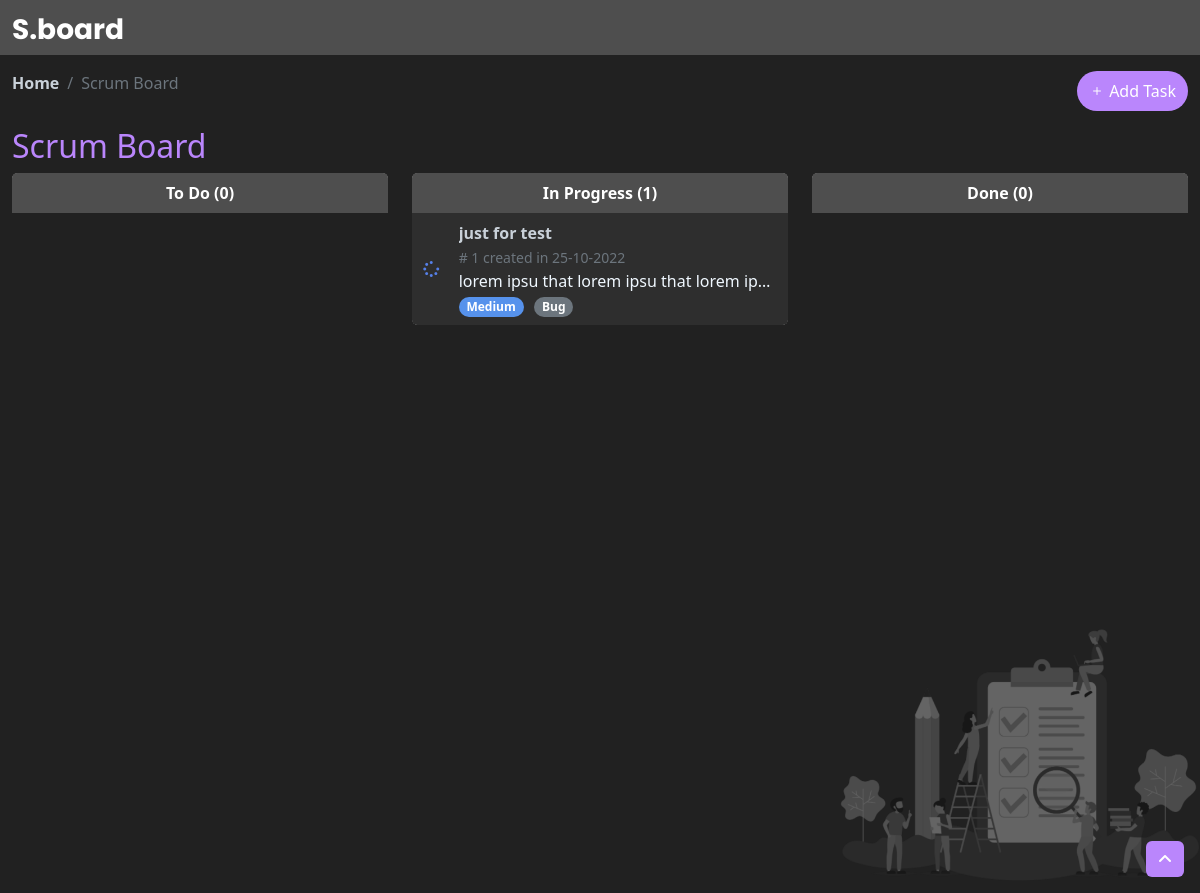
/, run on an earlier commit of the app's database.
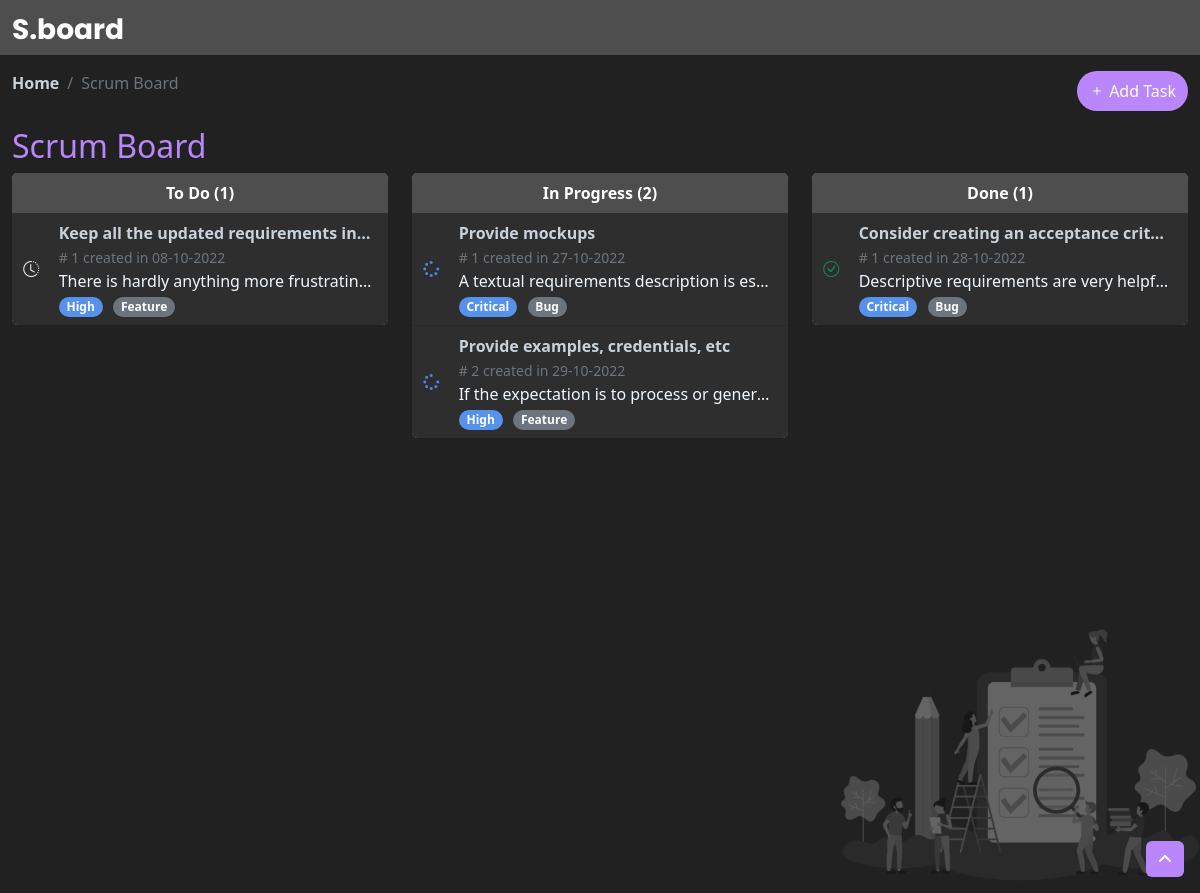
And on a later commit of the database.
### tables this page shows
CREATE TABLE IF NOT EXISTS `tasks` (
  `id` int NOT NULL AUTO_INCREMENT,
  `title` varchar(255) NOT NULL,
  `type_id` int NOT NULL,
  `priority_id` int NOT NULL,
  `status_id` int NOT NULL,
  `task_datetime` date NOT NULL,
  `description` text NOT NULL,
  PRIMARY KEY (`id`),
  KEY `type_id` (`type_id`),
  KEY `priority_id` (`priority_id`),
  KEY `status_id` (`status_id`)
);

CREATE TABLE IF NOT EXISTS `priorities` (
  `id` int NOT NULL AUTO_INCREMENT,
  `name` varchar(255) NOT NULL,
  PRIMARY KEY (`id`)
);

CREATE TABLE IF NOT EXISTS `types` (
  `id` int NOT NULL AUTO_INCREMENT,
  `name` varchar(255) NOT NULL,
  PRIMARY KEY (`id`)
);

### scripts.php (called while the page is built, shortened)
<?php
include('database.php');
function getTasks($status)
{
    global $conn;
    $sql = "SELECT
        ta.id as id ,
        ta.title as title ,
        ty.name as type,
        s.name as status,
        s.id as id_status,
        p.name as priority,
        p.id as id_priority,
        ta.task_datetime as date,
        ta.description as description
    FROM
        tasks as ta ,
        priorities as p ,
        statuses as s ,
        types as ty
    WHERE
        ta.type_id = ty.id
    and
        ta.status_id = s.id
    and
        ta.priority_id = p.id
    and
        s.name= '$status'";
    $res = mysqli_query($conn, $sql);
    return $res;
}

### index.php (the view, shortened to what this page needs)
<?php
include('scripts.php');
$toDo = getTasks('To Do');
$inProgress = getTasks('In Progress');
$done = getTasks('Done');
?>
<!DOCTYPE html>
<html lang="en">
<head>
	<link rel="stylesheet" href="assets/css/default/app.min.css">
	<link rel="stylesheet" href="https://cdn.jsdelivr.net/npm/bootstrap-icons@1.9.1/font/bootstrap-icons.css" />
	<link rel="stylesheet" href="https://cdnjs.cloudflare.com/ajax/libs/font-awesome/6.2.0/css/all.min.css" />
	<link rel="stylesheet" href="https://cdnjs.cloudflare.com/ajax/libs/limonte-sweetalert2/11.6.1/sweetalert2.min.css" />
	<link rel="stylesheet" href="assets/css/style.css" />
</head>
<body class="main-style">
	<div id="app" class="app-without-sidebar">
		<header>
			<nav class="navbar header-color">
				<div class="container-fluid">
					<a class="navbar-brand" href="#">
						<h3 class="fw-bold text-white logo">S.board</h3>
					</a>
				</div>
			</nav>
			<div class="container-fluid">
				<div class="bread">
					<ol class="breadcrumb">
						<li class="breadcrumb-item"><a href="#" class="text-decoration-none fw-bold title">Home</a></li>
						<li class="breadcrumb-item active title" aria-current="page">Scrum Board</li>
					</ol>
					<button type="button" class="btn btn-secondary rounded-pill float-end btn-add-task" onclick="addTask()" data-bs-toggle="modal" data-bs-target="#myModal">
						<i class="bi bi-plus"></i>
						Add Task
					</button>
				</div>
				<h2 class="title-board">Scrum Board</h2>
			</div>
		</header>
		<div id="content" class="app-content container-fluid">
			<div class="row" id="all-tasks">
				<div class="col-md-4 col-sm-12 mb-3">
					<div class="card">
						<div class="card-header text-center header-color text-white bg-dark fw-bold list-header-color">
							To Do (<span id="count-todo"><?= mysqli_num_rows($toDo); ?></span>)
						</div>
						<div class="list-group list-group-flush" id="toDo">
							<?php
							foreach ($toDo as $key => $row) { ?>
								<button type="button" class="list-group-item card-color" data-status="<?= $row['id_status'] ?>" data-id="<?= $row['id'] ?>" id="<?= $row['id'] ?>" onclick="getTask(<?= $row['id'] ?>)">
									<div class="row">
										<div class="col-1 my-auto d-flex justify-content-center">
											<i class="fa-solid d-flex bi bi-clock-history"></i>
										</div>
										<div class="col-11">
											<p class="fs-6 fw-semibold text-truncate title m-0" data="<?= $row['title'] ?>" title="<?= $row['title'] ?>">
												<?= $row['title'] ?>
											</p>
											<small class="fw-light text-muted" data="<?= $row['date'] ?>">#
												<?= $key + 1 ?> created in
												<?= date('d-m-Y', strtotime($row['date'])) ?>
											</small>
											<div class="text-truncate text-break" data="<?= $row['description'] ?>" title="<?= $row['description'] ?>">
												<?= $row['description'] ?>
											</div>
											<span class="badge rounded-pill text-white blue-color" data="<?= $row['id_priority'] ?>">
												<?= $row['priority'] ?>
											</span>
											<span class="badge rounded-pill text-bg-secondary" data="<?= $row['type'] ?>">
												<?= $row['type'] ?>
											</span>
										</div>
									</div>
								</button>
							<?php
							}
							?>
						</div>
					</div>
				</div>
				<div class="col-md-4 col-sm-12 mb-3">
					<div class="card">
						<div class="card-header text-center header-color text-white bg-dark fw-bold list-header-color">
							In Progress (<span id="count-in-progress"><?= mysqli_num_rows($inProgress); ?></span>)
						</div>
						<div class="list-group list-group-flush" id="inProgress">
							<?php
							foreach ($inProgress as $key => $row) { ?>
								<button type="button" class="list-group-item card-color" data-status="<?= $row['id_status'] ?>" data-id="<?= $row['id'] ?>" id="<?= $row['id'] ?>" onclick="getTask(<?= $row['id'] ?>)">
									<div class="row">
										<div class="col-1 my-auto d-flex justify-content-center">
											<i class="fa-solid d-flex fa-spinner fa-spin-pulse"></i>
										</div>
										<div class="col-11">
											<p class="fs-6 fw-semibold text-truncate title m-0" data="<?= $row['title'] ?>" title="<?= $row['title'] ?>">
												<?= $row['title'] ?>
											</p>
											<small class="fw-light text-muted" data="<?= $row['date'] ?>">#
												<?= $key + 1 ?> created in
												<?= date('d-m-Y', strtotime($row['date'])) ?>
											</small>
											<div class="text-truncate text-break" data="<?= $row['description'] ?>" title="<?= $row['description'] ?>">
												<?= $row['description'] ?>
											</div>
											<span class="badge rounded-pill text-white blue-color" data="<?= $row['id_priority'] ?>">
												<?= $row['priority'] ?>
											</span>
											<span class="badge rounded-pill text-bg-secondary" data="<?= $row['type'] ?>">
												<?= $row['type'] ?>
											</span>
										</div>
									</div>
								</button>
							<?php
							}
							?>
						</div>
					</div>
				</div>
				<div class="col-md-4 col-sm-12 mb-3">
					<div class="card">
						<div class="card-header text-center header-color text-white bg-dark fw-bold list-header-color">
							Done (<span id="count-done"><?= mysqli_num_rows($done); ?></span>)
						</div>
						<div class="list-group list-group-flush" id="done">
							<?php
							foreach ($done as $key => $row) { ?>
								<button type="button" class="list-group-item card-color" data-status="<?= $row['id_status'] ?>" data-id="<?= $row['id'] ?>" id="<?= $row['id'] ?>" onclick="getTask(<?= $row['id'] ?>)">
									<div class="row">
										<div class="col-1 my-auto d-flex justify-content-center">
											<i class="fa-solid d-flex bi bi-check-circle text-success"></i>
										</div>
										<div class="col-11">
											<p class="fs-6 fw-semibold text-truncate title m-0" data="<?= $row['title'] ?>" title="<?= $row['title'] ?>">
												<?= $row['title'] ?>
											</p>
											<small class="fw-light text-muted" data="<?= $row['date'] ?>">#
												<?= $key + 1 ?> created in
												<?= date('d-m-Y', strtotime($row['date'])) ?>
											</small>
											<div class="text-truncate text-break" data="<?= $row['description'] ?>" title="<?= $row['description'] ?>">
												<?= $row['description'] ?>
											</div>
											<span class="badge rounded-pill text-white blue-color" data="<?= $row['id_priority'] ?>">
												<?= $row['priority'] ?>
											</span>
											<span class="badge rounded-pill text-bg-secondary" data="<?= $row['type'] ?>">
												<?= $row['type'] ?>
											</span>
										</div>
									</div>
								</button>
							<?php
							}
							?>
						</div>
					</div>
				</div>
			</div>
		</div>
	</div>
	<a id="to-top" class="btn btn-icon btn-circle btn-success btn-scroll-to-top btn-add-task" data-toggle="scroll-to-top">
		<i class="fa fa-angle-up"></i>
	</a>
</body>
</html>

### assets/css/style.css (style rules this page uses)
:root { --bg-color: #212121; --card-color: #2e2e2e; --header-color: #4e4e4e; --blue-color: #5680E9; --violet-color: #ba86fc; --hover-color: #474747; --yellow-color: #ECD06F; --violet-color: #ba86fc; --white-color: #fafafa; }
.logo { font-family: 'Poppins', sans-serif; padding-bottom: 0; margin-bottom: 0; }
.navbar-brand { padding-bottom: 0; margin-bottom: 0; }
.btn-scroll-to-top { position: fixed; right: 1rem; bottom: 1rem; cursor: pointer; }
.main-style { background-color: var(--bg-color); }
.app-content { background-color: var(--bg-color); min-height: 90vh; background: url(../img/cover/cover.png) no-repeat fixed; background-size: 360px; background-position: right bottom; }
.title-board { color: var(--violet-color); }
.title { color: #c9d1d9; }
.bread { padding: 1rem 0; display: flex; justify-content: space-between; }
.header-color { background-color: var(--header-color) !important; }
.btn-add-task { background-color: var(--violet-color) !important; --bs-btn-border-color: none; }
.card { --bs-card-border-color: none !important; }
.card-color { background-color: var(--card-color); color: aliceblue; }
.blue-color { background-color: #5692EC; margin-right: .4rem; }
.fa-spinner { color: var(--blue-color); }
.list-group-item { text-align: left !important; }

What changed in the data, as far as the page shows it:
removed tasks: title "just for test", task_datetime "25-10-2022", description "lorem ipsu that lorem ipsu that lorem ip…", priority.name "Medium", type.name "Bug", shown under "Scrum Board"
added tasks: title "Keep all the updated requirements in…", task_datetime "08-10-2022", description "There is hardly anything more frustratin…", priority.name "High", type.name "Feature", shown under "Scrum Board"
added tasks: title "Provide mockups", task_datetime "27-10-2022", description "A textual requirements description is es…", priority.name "Critical", type.name "Bug"
added tasks: title "Provide examples, credentials, etc", task_datetime "29-10-2022", description "If the expectation is to process or gener…", priority.name "High", type.name "Feature"
added tasks: title "Consider creating an acceptance crit…", task_datetime "28-10-2022", description "Descriptive requirements are very helpf…", priority.name "Critical", type.name "Bug"
Also different on the page:
mysqli_num_rows($toDo): "0" → "1"
mysqli_num_rows($inProgress): "1" → "2"
mysqli_num_rows($done): "0" → "1"
